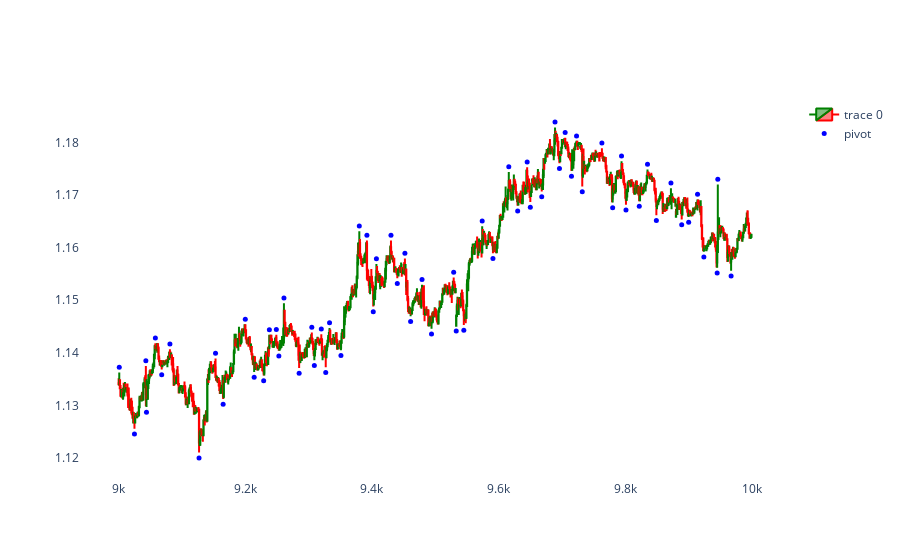

Here is the notebook cell this chart was saved with:
### Code cell
import plotly.graph_objects as go
from plotly.subplots import make_subplots
from datetime import datetime
df4plot = df[-1000:]
figure = go.Figure(data=[go.Candlestick(x=df4plot.index,
                open=df4plot['open'],
                high=df4plot['high'],
                low=df4plot['low'],
                close=df4plot['close'],
                increasing_line_color= 'green', 
                decreasing_line_color= 'red')])

figure.add_scatter(x=df4plot.index,
                y=df4plot['point_position'],
                mode="markers",
                marker=dict(size=5, color="Blue"),
                name="pivot")
figure.update_layout(xaxis_rangeslider_visible=False)
figure.update_yaxes(showgrid=False)
figure.update_xaxes(showgrid=False)
figure.update_layout(paper_bgcolor='white', plot_bgcolor='white')

figure.show()

### Figure 1 — Plotly figure (JSON) as saved in the notebook; plotly's stock layout.template omitted (floating-point values rounded to 4 significant figures; data arrays with more than 128 entries replaced by an {"elided": "..."} marker saying what was removed)
{"data": [{"close": {"elided": "1000 float values"}, "decreasing": {"line": {"color": "red"}}, "high": {"elided": "1000 float values"}, "increasing": {"line": {"color": "green"}}, "low": {"elided": "1000 float values"}, "open": {"elided": "1000 float values"}, "type": "candlestick", "x": {"elided": "1000 int values"}}, {"marker": {"color": "Blue", "size": 5}, "mode": "markers", "name": "pivot", "type": "scatter", "x": {"elided": "1000 int values"}, "y": {"elided": "1000 float values"}}], "layout": {"autosize": true, "paper_bgcolor": "white", "plot_bgcolor": "white", "xaxis": {"autorange": true, "range": [8939.0, 10060.0], "rangeslider": {"visible": false, "yaxis": {}}, "showgrid": false, "type": "linear"}, "yaxis": {"autorange": true, "range": [1.115, 1.189], "showgrid": false, "type": "linear"}}}
